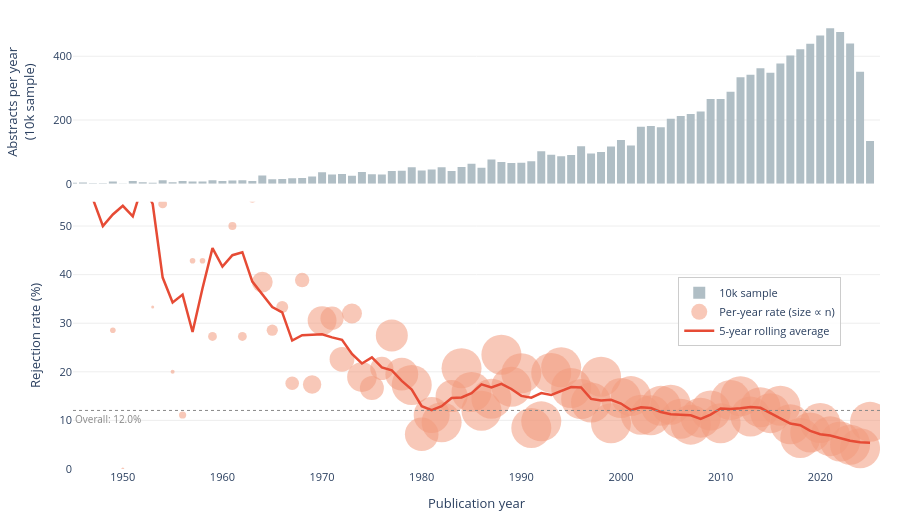

The cell this chart's notebook holds for it:
### Markdown cell above
## Figure 8 — Year-Level Sample Size and Rejection Rate

### Code cell
# Figure 8 — Year-level sample size and rejection rate

yearly = (
    m10k.groupby('year')
    .agg(n=('entry_id', 'size'),
         n_rejected=('claude_label', lambda s: (s != 'Valid').sum()))
    .reset_index()
)
yearly['rate'] = yearly['n_rejected'] / yearly['n'] * 100
yearly = yearly.sort_values('year')
yearly['rej_rolling'] = (
    yearly['n_rejected'].rolling(5, min_periods=1, center=True).sum()
    / yearly['n'].rolling(5, min_periods=1, center=True).sum() * 100
)
yearly = yearly[yearly['n'] > 0].reset_index(drop=True)

overall_rate = yearly['n_rejected'].sum() / yearly['n'].sum() * 100

fig8 = make_subplots(
    rows=2, cols=1,
    shared_xaxes=True,
    row_heights=[0.38, 0.62],
    vertical_spacing=0.04,
)

# Top panel: sample counts
fig8.add_trace(
    go.Bar(
        x=yearly['year'],
        y=yearly['n'],
        marker=dict(color='#B0BEC5', line=dict(width=0)),
        name='10k sample',
        hovertemplate='%{x}: %{y} abstracts<extra></extra>',
    ),
    row=1, col=1,
)

# Bottom panel: per-year scatter (size ∝ n)
fig8.add_trace(
    go.Scatter(
        x=yearly['year'],
        y=yearly['rate'],
        mode='markers',
        marker=dict(
            size=(yearly['n'] * 0.8).clip(3, 40),
            color='#F39B7F',
            opacity=0.55,
            line=dict(width=0),
        ),
        name='Per-year rate (size ∝ n)',
        hovertemplate='%{x}: %{y:.1f}%<extra></extra>',
    ),
    row=2, col=1,
)

# 5-year rolling average
fig8.add_trace(
    go.Scatter(
        x=yearly['year'],
        y=yearly['rej_rolling'],
        mode='lines',
        line=dict(color='#E64B35', width=2.5),
        name='5-year rolling average',
        hovertemplate='%{x}: %{y:.1f}% (rolling)<extra></extra>',
    ),
    row=2, col=1,
)

# Overall rate reference line
fig8.add_hline(
    y=overall_rate,
    line=dict(color='#888', width=1, dash='dot'),
    row=2, col=1,
    annotation_text=f'Overall: {overall_rate:.1f}%',
    annotation_position='bottom left',
    annotation_font=dict(size=10, color='#888'),
)

fig8.update_layout(
    width=900,
    height=520,
    margin=dict(l=20, r=20, t=20, b=50),
    font=dict(size=11),
    plot_bgcolor='white',
    paper_bgcolor='white',
    legend=dict(orientation='v', x=0.75, y=0.35,
                bgcolor='rgba(255,255,255,0.85)', bordercolor='#CCC', borderwidth=1),
)

fig8.update_xaxes(range=[1945, 2026], row=2, col=1, title_text='Publication year')
fig8.update_yaxes(title_text='Abstracts per year<br>(10k sample)', row=1, col=1,
                  showgrid=True, gridcolor='#EEEEEE', zeroline=False)
fig8.update_yaxes(title_text='Rejection rate (%)', row=2, col=1,
                  range=[0, 55], showgrid=True, gridcolor='#EEEEEE', zeroline=False)

fig8.show()

### Figure 1 — Plotly figure (JSON) as saved in the notebook; plotly's stock layout.template omitted (floating-point values rounded to 4 significant figures)
{"data": [{"hovertemplate": "%{x}: %{y} abstracts<extra></extra>", "marker": {"color": "#B0BEC5", "line": {"width": 0}}, "name": "10k sample", "type": "bar", "x": [1904, 1907, 1909, 1910, 1914, 1915, 1916, 1917, 1920, 1924, 1925, 1926, 1928, 1929, 1930, 1931, 1933, 1934, 1935, 1936, 1937, 1938, 1939, 1940, 1941, 1942, 1943, 1944, 1945, 1946, 1947, 1948, 1949, 1950, 1951, 1952, 1953, 1954, 1955, 1956, 1957, 1958, 1959, 1960, 1961, 1962, 1963, 1964, 1965, 1966, 1967, 1968, 1969, 1970, 1971, 1972, 1973, 1974, 1975, 1976, 1977, 1978, 1979, 1980, 1981, 1982, 1983, 1984, 1985, 1986, 1987, 1988, 1989, 1990, 1991, 1992, 1993, 1994, 1995, 1996, 1997, 1998, 1999, 2000, 2001, 2002, 2003, 2004, 2005, 2006, 2007, 2008, 2009, 2010, 2011, 2012, 2013, 2014, 2015, 2016, 2017, 2018, 2019, 2020, 2021, 2022, 2023, 2024, 2025], "xaxis": "x", "y": [1, 1, 1, 2, 1, 1, 1, 2, 2, 1, 1, 2, 5, 2, 1, 2, 3, 3, 2, 1, 2, 3, 5, 6, 3, 6, 3, 1, 3, 4, 2, 2, 7, 1, 9, 5, 3, 11, 5, 9, 7, 7, 11, 9, 10, 11, 9, 26, 14, 15, 17, 18, 23, 36, 29, 31, 25, 37, 30, 29, 40, 41, 52, 42, 45, 52, 40, 53, 63, 50, 76, 68, 65, 66, 71, 102, 91, 86, 90, 118, 95, 100, 117, 137, 120, 179, 181, 177, 204, 213, 219, 227, 266, 266, 289, 334, 342, 362, 348, 377, 402, 422, 439, 465, 488, 476, 440, 351, 134], "yaxis": "y"}, {"hovertemplate": "%{x}: %{y:.1f}%<extra></extra>", "marker": {"color": "#F39B7F", "line": {"width": 0}, "opacity": 0.55, "size": [3.0, 3.0, 3.0, 3.0, 3.0, 3.0, 3.0, 3.0, 3.0, 3.0, 3.0, 3.0, 4.0, 3.0, 3.0, 3.0, 3.0, 3.0, 3.0, 3.0, 3.0, 3.0, 4.0, 4.8, 3.0, 4.8, 3.0, 3.0, 3.0, 3.2, 3.0, 3.0, 5.6, 3.0, 7.2, 4.0, 3.0, 8.8, 4.0, 7.2, 5.6, 5.6, 8.8, 7.2, 8.0, 8.8, 7.2, 20.8, 11.2, 12.0, 13.6, 14.4, 18.4, 28.8, 23.2, 24.8, 20.0, 29.6, 24.0, 23.2, 32.0, 32.8, 40.0, 33.6, 36.0, 40.0, 32.0, 40.0, 40.0, 40.0, 40.0, 40.0, 40.0, 40.0, 40.0, 40.0, 40.0, 40.0, 40.0, 40.0, 40.0, 40.0, 40.0, 40.0, 40.0, 40.0, 40.0, 40.0, 40.0, 40.0, 40.0, 40.0, 40.0, 40.0, 40.0, 40.0, 40.0, 40.0, 40.0, 40.0, 40.0, 40.0, 40.0, 40.0, 40.0, 40.0, 40.0, 40.0, 40.0]}, "mode": "markers", "name": "Per-year rate (size ∝ n)", "type": "scatter", "x": [1904, 1907, 1909, 1910, 1914, 1915, 1916, 1917, 1920, 1924, 1925, 1926, 1928, 1929, 1930, 1931, 1933, 1934, 1935, 1936, 1937, 1938, 1939, 1940, 1941, 1942, 1943, 1944, 1945, 1946, 1947, 1948, 1949, 1950, 1951, 1952, 1953, 1954, 1955, 1956, 1957, 1958, 1959, 1960, 1961, 1962, 1963, 1964, 1965, 1966, 1967, 1968, 1969, 1970, 1971, 1972, 1973, 1974, 1975, 1976, 1977, 1978, 1979, 1980, 1981, 1982, 1983, 1984, 1985, 1986, 1987, 1988, 1989, 1990, 1991, 1992, 1993, 1994, 1995, 1996, 1997, 1998, 1999, 2000, 2001, 2002, 2003, 2004, 2005, 2006, 2007, 2008, 2009, 2010, 2011, 2012, 2013, 2014, 2015, 2016, 2017, 2018, 2019, 2020, 2021, 2022, 2023, 2024, 2025], "xaxis": "x2", "y": [100.0, 100.0, 0.0, 50.0, 100.0, 100.0, 100.0, 50.0, 100.0, 100.0, 100.0, 100.0, 60.0, 100.0, 0.0, 0.0, 100.0, 100.0, 0.0, 100.0, 50.0, 33.33, 60.0, 100.0, 33.33, 83.33, 66.67, 100.0, 66.67, 75.0, 100.0, 50.0, 28.57, 0.0, 66.67, 80.0, 33.33, 54.55, 20.0, 11.11, 42.86, 42.86, 27.27, 66.67, 50.0, 27.27, 55.56, 38.46, 28.57, 33.33, 17.65, 38.89, 17.39, 30.56, 31.03, 22.58, 32.0, 18.92, 16.67, 20.69, 27.5, 19.51, 17.31, 7.143, 11.11, 9.615, 15.0, 20.75, 15.87, 12.0, 14.47, 23.53, 16.92, 19.7, 8.451, 9.804, 19.78, 20.93, 16.67, 14.41, 13.68, 19.0, 9.402, 14.6, 15.0, 11.17, 11.05, 12.99, 13.24, 10.33, 9.132, 10.57, 12.03, 9.398, 14.19, 14.97, 10.82, 12.71, 11.49, 13.0, 9.204, 6.398, 7.517, 9.462, 6.762, 5.672, 5.0, 4.274, 9.701], "yaxis": "y2"}, {"hovertemplate": "%{x}: %{y:.1f}% (rolling)<extra></extra>", "line": {"color": "#E64B35", "width": 2.5}, "mode": "lines", "name": "5-year rolling average", "type": "scatter", "x": [1904, 1907, 1909, 1910, 1914, 1915, 1916, 1917, 1920, 1924, 1925, 1926, 1928, 1929, 1930, 1931, 1933, 1934, 1935, 1936, 1937, 1938, 1939, 1940, 1941, 1942, 1943, 1944, 1945, 1946, 1947, 1948, 1949, 1950, 1951, 1952, 1953, 1954, 1955, 1956, 1957, 1958, 1959, 1960, 1961, 1962, 1963, 1964, 1965, 1966, 1967, 1968, 1969, 1970, 1971, 1972, 1973, 1974, 1975, 1976, 1977, 1978, 1979, 1980, 1981, 1982, 1983, 1984, 1985, 1986, 1987, 1988, 1989, 1990, 1991, 1992, 1993, 1994, 1995, 1996, 1997, 1998, 1999, 2000, 2001, 2002, 2003, 2004, 2005, 2006, 2007, 2008, 2009, 2010, 2011, 2012, 2013, 2014, 2015, 2016, 2017, 2018, 2019, 2020, 2021, 2022, 2023, 2024, 2025], "xaxis": "x2", "y": [66.67, 60.0, 66.67, 66.67, 66.67, 71.43, 85.71, 85.71, 85.71, 87.5, 81.82, 81.82, 72.73, 58.33, 61.54, 72.73, 54.55, 63.64, 72.73, 54.55, 46.15, 70.59, 63.16, 69.57, 73.91, 78.95, 68.75, 76.47, 76.92, 75.0, 55.56, 50.0, 52.38, 54.17, 52.0, 58.62, 54.55, 39.39, 34.29, 35.9, 28.21, 37.21, 45.45, 41.67, 44.0, 44.62, 38.57, 36.0, 33.33, 32.22, 26.44, 27.52, 27.64, 27.74, 27.08, 26.58, 23.68, 21.71, 22.98, 20.9, 20.31, 18.14, 16.36, 12.93, 12.12, 12.93, 14.62, 14.73, 15.6, 17.42, 16.77, 17.54, 16.47, 15.05, 14.68, 15.62, 15.23, 16.02, 16.88, 16.77, 14.42, 14.11, 14.24, 13.48, 12.13, 12.72, 12.54, 11.74, 11.27, 11.15, 11.07, 10.33, 11.21, 12.45, 12.36, 12.49, 12.78, 12.59, 11.41, 10.41, 9.356, 9.026, 7.852, 7.162, 6.889, 6.351, 5.823, 5.496, 5.405], "yaxis": "y2"}], "layout": {"annotations": [{"font": {"color": "#888", "size": 10}, "showarrow": false, "text": "Overall: 12.0%", "x": 0, "xanchor": "left", "xref": "x2 domain", "y": 12.05, "yanchor": "top", "yref": "y2"}], "font": {"size": 11}, "height": 520, "legend": {"bgcolor": "rgba(255,255,255,0.85)", "bordercolor": "#CCC", "borderwidth": 1, "orientation": "v", "x": 0.75, "y": 0.35}, "margin": {"b": 50, "l": 20, "r": 20, "t": 20}, "paper_bgcolor": "white", "plot_bgcolor": "white", "shapes": [{"line": {"color": "#888", "dash": "dot", "width": 1}, "type": "line", "x0": 0, "x1": 1, "xref": "x2 domain", "y0": 12.05, "y1": 12.05, "yref": "y2"}], "width": 900, "xaxis": {"anchor": "y", "domain": [0, 1], "matches": "x2", "showticklabels": false}, "xaxis2": {"anchor": "y2", "domain": [0, 1], "range": [1945, 2026], "title": {"text": "Publication year"}}, "yaxis": {"anchor": "x", "domain": [0.6352, 1], "gridcolor": "#EEEEEE", "showgrid": true, "title": {"text": "Abstracts per year<br>(10k sample)"}, "zeroline": false}, "yaxis2": {"anchor": "x2", "domain": [0, 0.5952], "gridcolor": "#EEEEEE", "range": [0, 55], "showgrid": true, "title": {"text": "Rejection rate (%)"}, "zeroline": false}}}
